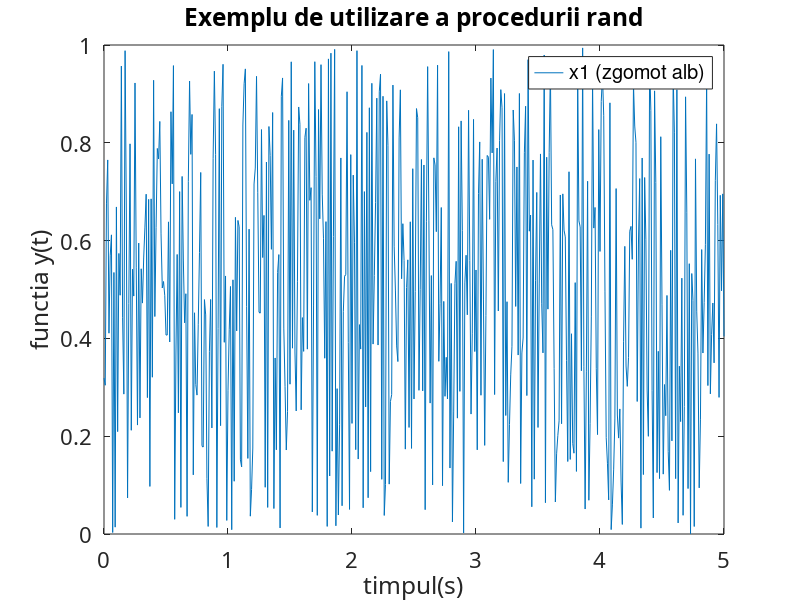

Write MATLAB code to recreate this figure.
Ts = 0.01;
t = 0:Ts:5;
x1 = rand(1,length(t));
plot(t, x1), grid, set (gca, 'FontName', ...
'Arial Cyr', 'FontSize', 16)

title('Exemplu de utilizare a procedurii rand')
xlabel('timpul(s)'), ylabel('functia y(t)'), grid

legend("x1 (zgomot alb)", "AutoUpdate", "off")
